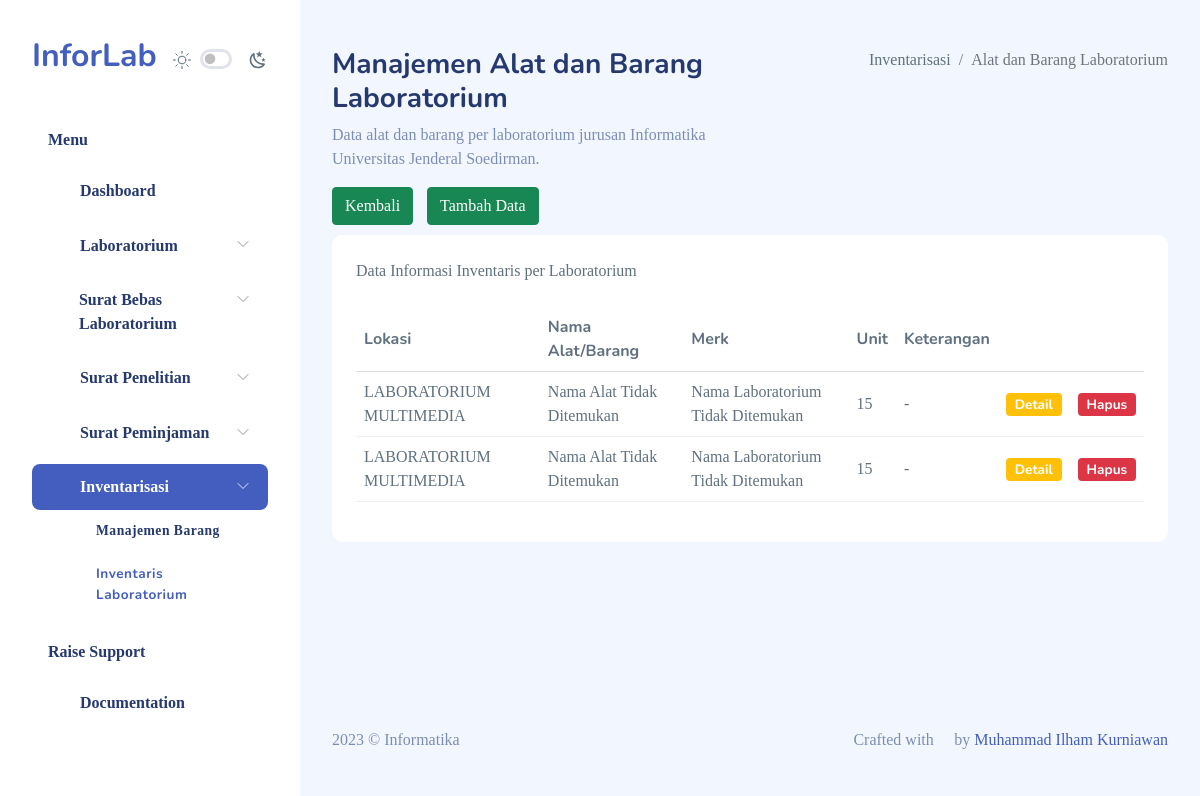
The app's page /index.php?r=inventarisLab with its own data.
### tables this page shows
CREATE TABLE `inventaris_lab` (
  `id` int(11) NOT NULL,
  `id_laboratorium` varchar(5) NOT NULL,
  `id_alat` varchar(10) NOT NULL,
  `jumlah` int(11) NOT NULL,
  `keterangan` varchar(250) NOT NULL
);

CREATE TABLE `laboratorium` (
  `id` varchar(5) NOT NULL,
  `nama` varchar(100) NOT NULL,
  `kapasitas` int(11) NOT NULL,
  `penanggung_jawab` varchar(100) NOT NULL
);

### modul/inventarisasi/inventaris_lab.php (the view, shortened to what this page needs)
<div class="page-heading">
          <div class="page-title">
            <div class="row">
              <div class="col-12 col-md-6 order-md-1 order-last">
                <h3>Manajemen Alat dan Barang Laboratorium</h3>
                <p class="text-subtitle text-muted">
                  Data alat dan barang per laboratorium jurusan Informatika Universitas Jenderal Soedirman.
                </p>
                <div class="buttons">
                      <a href="index.php" class="btn btn-success">Kembali</a>
                      <a href="index.php?r=tambah_inventarisLab" class="btn btn-success">Tambah Data</a>
                </div>
              </div>
              <div class="col-12 col-md-6 order-md-2 order-first">
                <nav
                  aria-label="breadcrumb"
                  class="breadcrumb-header float-start float-lg-end"
                >
                  <ol class="breadcrumb">
                    <li class="breadcrumb-item">
                      Inventarisasi
                    </li>
                    <li class="breadcrumb-item active" aria-current="page">
                      Alat dan Barang Laboratorium
                    </li>
                  </ol>
                </nav>
              </div>
            </div>
          </div>
          <section class="section">
            <div class="card">
              <div class="card-header">Data Informasi Inventaris per Laboratorium </div>
              <div class="card-body">
                <table class="table" id="table-inventaris-lab">
                  <thead>
                    <tr>
                      <th>Lokasi</th>
                      <th>Nama Alat/Barang</th>
                      <th>Merk</th>
                      <th>Unit</th>
                      <th>Keterangan</th>
                      <th></th>
                      <th></th>
                    </tr>
                  </thead>
                  <tbody>
                  <?php
                    $sqlkelas = "select id, id_laboratorium, id_alat, jumlah, keterangan from inventaris_lab";
                    $resultkelas = $conn->query($sqlkelas);
                    if ($resultkelas->num_rows>0) {
                        while ($row = $resultkelas->fetch_assoc()) {
                          $namaAlatId = $row['id_alat'];
                          $queryNamaAlat = "SELECT nama FROM inventaris WHERE id = '$namaAlatId'";
                          $resultNamaAlat = $conn->query($queryNamaAlat);
                          $namaAlat = ($resultNamaAlat->num_rows > 0) ? $resultNamaAlat->fetch_assoc()['nama'] : 'Nama Alat Tidak Ditemukan';
                          $namaLabId = $row['id_laboratorium'];
                          $queryNamaLab = "SELECT nama FROM laboratorium WHERE id = '$namaLabId'";
                          $resultNamaLab = $conn->query($queryNamaLab);
                          $namaLab = ($resultNamaLab->num_rows > 0) ? $resultNamaLab->fetch_assoc()['nama'] : 'Nama Laboratorium Tidak Ditemukan';
                          $merkId = $row['id_alat'];
                          $queryMerk = "SELECT merk FROM inventaris WHERE id = '$merkId'";
                          $resultMerk = $conn->query($queryMerk);
                          $merk = ($resultMerk->num_rows > 0) ? $resultMerk->fetch_assoc()['merk'] : 'Nama Laboratorium Tidak Ditemukan';
                            ?>
                            <tr>
                                <td><?php echo $namaLab;?></td>
                                <td><?php echo $namaAlat;?></td>
                                <td><?php echo $merk;?></td>
                                <td><?php echo $row['jumlah'];?></td>
                                <td><?php echo $row['keterangan'];?></td>
                                <td>
                                  <a href="index.php?r=edit_inventarisLab&id=<?php echo $row['id']?>"  class="badge bg-warning">Detail</a>
                                </td>
                                <td>
                                  <a href="././hapus.php?k=hapus_inventaris_lab&id=<?php echo $row['id']?>" onclick="return confirm('Yakin Hapus \'<?php echo $namaAlat;?>\' ?')" class="badge bg-danger">Hapus</a>
                                </td>
                            </tr><?php
                        }
                      }
                  ?>
                  </tbody>
                </table>
              </div>
            </div>
          </section>
        </div>

### records on screen
inventaris_lab: id_laboratorium.nama "LABORATORIUM MULTIMEDIA", namaAlat "Nama Alat Tidak Ditemukan", merk "Nama Laboratorium Tidak Ditemukan", jumlah "15", keterangan "-"
inventaris_lab: id_laboratorium.nama "LABORATORIUM MULTIMEDIA", namaAlat "Nama Alat Tidak Ditemukan", merk "Nama Laboratorium Tidak Ditemukan", jumlah "15", keterangan "-"
